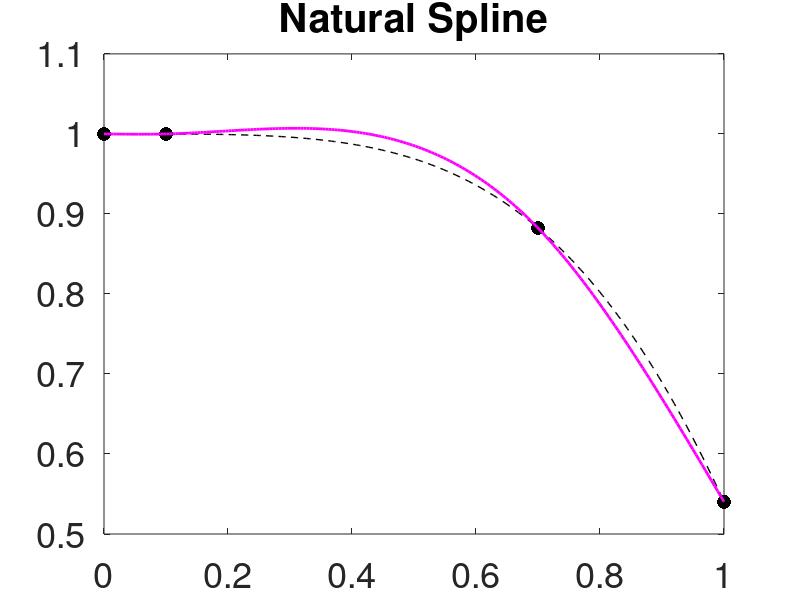
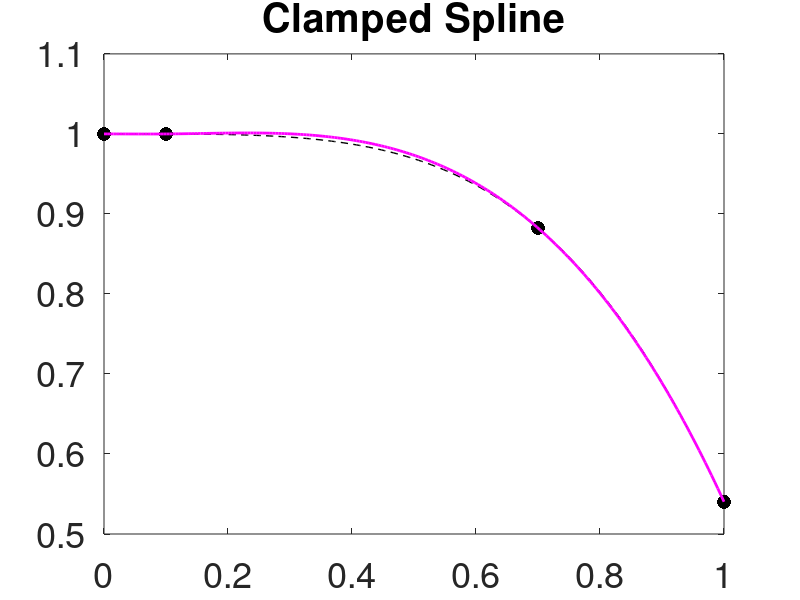

The MATLAB source for these figures, in order:
% MA 510 / CS 522: Numerical Methods
% Instructor: Andrea Arnold
% 
% Natural vs. clamped cubic spline example

clear; close all; clc

% Compare the natural vs. clamped spline interpolants for f(x) = cos(x^2) 
% for various node locations

% Data points
xpts = [0 0.1 0.7 1]; %[0 0.5 1 2]; %[0 0.3 0.6 0.9];
ypts = cos(xpts.^2);

f_true = @(x) cos(x.^2);
f_p = @(x) -2*x.*sin(x.^2);


% Initialize h, a coefficients
N = length(xpts); % number of data points N = n+1

h = diff(xpts);  % h values (step sizes between nodes)
a_coeff = ypts;  % a_j spline coefficients


%% Natural Spline

% Build A (size NxN), b (size Nx1)
A = [1 0 0 0; ...
    h(1) 2*(h(1)+h(2)) h(2) 0; ...
    0 h(2) 2*(h(2)+h(3)) h(3); ...
    0 0 0 1];

b = [0; ...
    3/h(2)*(a_coeff(3)-a_coeff(2)) - 3/h(1)*(a_coeff(2)-a_coeff(1)); ...
    3/h(3)*(a_coeff(4)-a_coeff(3)) - 3/h(2)*(a_coeff(3)-a_coeff(2)); ...
    0];

% Solve for c_coeff
c_coeff = A\b;  % inv(A)*b

% Compute b_coeff and d_coeff
b_coeff = zeros(N-1,1);
d_coeff = zeros(N-1,1);
for j = 1:N-1
    b_coeff(j) = 1/h(j)*(a_coeff(j+1)-a_coeff(j))-h(j)/3*(2*c_coeff(j)+c_coeff(j+1));
    d_coeff(j) = (c_coeff(j+1)-c_coeff(j))/(3*h(j));
end

% Build spline
xeval = linspace(xpts(1),xpts(end),200);
S_val = zeros(size(xeval));
for i = 1:length(xeval)
    if ( xpts(1) <= xeval(i) && xeval(i) < xpts(2) )
        S_val(i) = a_coeff(1) + b_coeff(1)*(xeval(i)-xpts(1))...
            + c_coeff(1)*(xeval(i)-xpts(1))^2 + d_coeff(1)*(xeval(i)-xpts(1))^3;
    elseif ( xpts(2) <= xeval(i) && xeval(i) < xpts(3) )
        S_val(i) = a_coeff(2) + b_coeff(2)*(xeval(i)-xpts(2))...
            + c_coeff(2)*(xeval(i)-xpts(2))^2 + d_coeff(2)*(xeval(i)-xpts(2))^3;
    elseif ( xpts(3) <= xeval(i) && xeval(i) <= xpts(4) )
        S_val(i) = a_coeff(3) + b_coeff(3)*(xeval(i)-xpts(3))...
            + c_coeff(3)*(xeval(i)-xpts(3))^2 + d_coeff(3)*(xeval(i)-xpts(3))^3;
    end
end


% Plot data, resulting spline
figure(1);
plot(xpts,ypts,'.k','MarkerSize',30); hold on;
plot(xeval,f_true(xeval),'--k','LineWidth',1);
plot(xeval,S_val,'-m','LineWidth',2); hold off;
set(gca,'FontSize',26);
title('Natural Spline');


%% Clamped Spline

% Build A (size NxN), b (size Nx1)
A = [2*h(1) h(1) 0 0; ...
    h(1) 2*(h(1)+h(2)) h(2) 0; ...
    0 h(2) 2*(h(2)+h(3)) h(3); ...
    0 0 h(3) 2*h(3)];

b = [3/h(1)*(a_coeff(2)-a_coeff(1)) - 3*f_p(xpts(1)); ...
    3/h(2)*(a_coeff(3)-a_coeff(2)) - 3/h(1)*(a_coeff(2)-a_coeff(1)); ...
    3/h(3)*(a_coeff(4)-a_coeff(3)) - 3/h(2)*(a_coeff(3)-a_coeff(2)); ...
    3*f_p(xpts(end)) - 3/h(3)*(a_coeff(4)-a_coeff(3))];

% Solve for c_coeff
c_coeff = A\b;  % inv(A)*b

% Compute b_coeff and d_coeff
b_coeff = zeros(N-1,1);
d_coeff = zeros(N-1,1);
for j = 1:N-1
    b_coeff(j) = 1/h(j)*(a_coeff(j+1)-a_coeff(j))-h(j)/3*(2*c_coeff(j)+c_coeff(j+1));
    d_coeff(j) = (c_coeff(j+1)-c_coeff(j))/(3*h(j));
end

% Build spline
xeval = linspace(xpts(1),xpts(end),200);
S_val = zeros(size(xeval));
for i = 1:length(xeval)
    if ( xpts(1) <= xeval(i) && xeval(i) < xpts(2) )
        S_val(i) = a_coeff(1) + b_coeff(1)*(xeval(i)-xpts(1))...
            + c_coeff(1)*(xeval(i)-xpts(1))^2 + d_coeff(1)*(xeval(i)-xpts(1))^3;
    elseif ( xpts(2) <= xeval(i) && xeval(i) < xpts(3) )
        S_val(i) = a_coeff(2) + b_coeff(2)*(xeval(i)-xpts(2))...
            + c_coeff(2)*(xeval(i)-xpts(2))^2 + d_coeff(2)*(xeval(i)-xpts(2))^3;
    elseif ( xpts(3) <= xeval(i) && xeval(i) <= xpts(4) )
        S_val(i) = a_coeff(3) + b_coeff(3)*(xeval(i)-xpts(3))...
            + c_coeff(3)*(xeval(i)-xpts(3))^2 + d_coeff(3)*(xeval(i)-xpts(3))^3;
    end
end


% Plot data, resulting spline
figure(2);
plot(xpts,ypts,'.k','MarkerSize',30); 
hold on;
plot(xeval,f_true(xeval),'--k','LineWidth',1);
plot(xeval,S_val,'-m','LineWidth',2); 
hold off;
set(gca,'FontSize',26);
title('Clamped Spline');


